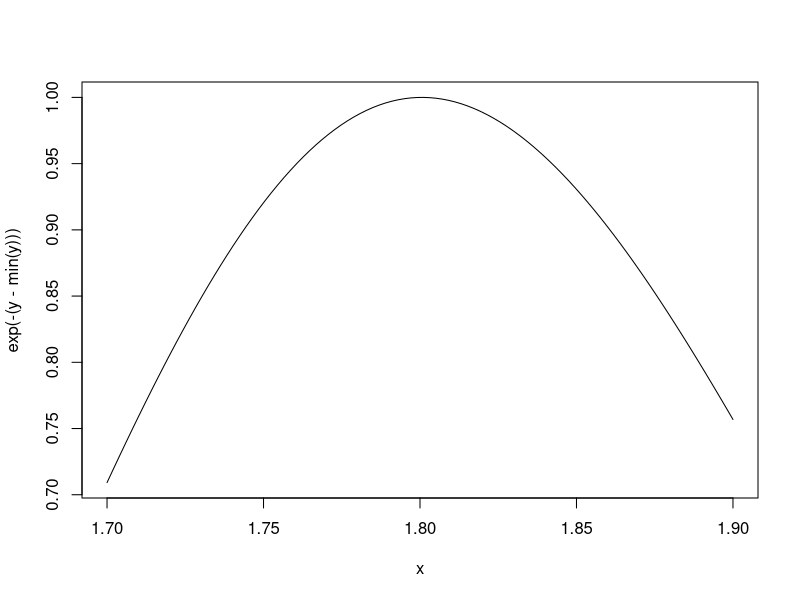
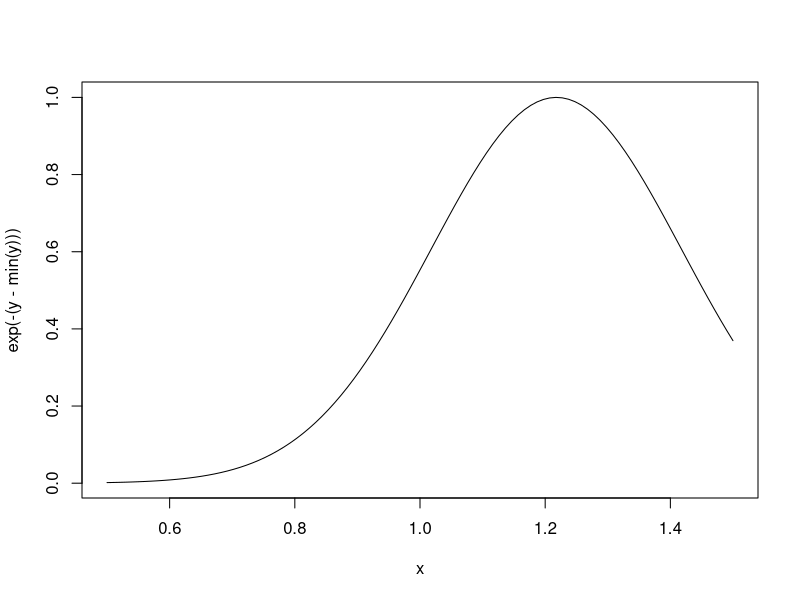

Recreate these plots in R, in order.
## ---- chunk 1
m <- function(x = 0) {
        x * x
}
        
m(2)
## ---- chunk 2
search()
## ---- chunk 3
f <- function(x, y) {
        z <<- 4
        x ^ 2 + y / z
}
z <- 2
f(2,3)
## ---- chunk 4
make.power <- function(n) {
  pow <- function(x) {
    x^n
  }
  pow
}
## ---- chunk 5
cube <- make.power(3)
square <- make.power(2)
cube(3)
square(3)
## ---- chunk 6
ls(environment(cube))

get("n", environment(cube))

ls(environment(square))

get("n", environment(square))
## ---- chunk 7
y <- 10

f <- function(x) {
        y <- 2
        y^2 + g(x)
}

g <- function(x) { 
        x*y
}
## ---- chunk 8
f(3)
## ---- chunk 9
make.NegLogLik <- function(data, fixed=c(FALSE,FALSE)) {
        params <- fixed
        function(p) {
                params[!fixed] <- p
                mu <- params[1]
                sigma <- params[2]
                a <- -0.5*length(data)*log(2*pi*sigma^2)
                b <- -0.5*sum((data-mu)^2) / (sigma^2)
                -(a + b)
        } 
}
## ---- chunk 10
set.seed(1); normals <- rnorm(100, 1, 2)
nLL <- make.NegLogLik(normals)
nLL
function(p) {
                params[!fixed] <- p
                mu <- params[1]
                sigma <- params[2]
                a <- -0.5*length(data)*log(2*pi*sigma^2)
                b <- -0.5*sum((data-mu)^2) / (sigma^2)
                -(a + b)
        }
ls(environment(nLL))
## ---- chunk 11
optim(c(mu = 0, sigma = 1), nLL)$par
## ---- chunk 12
nLL <- make.NegLogLik(normals, c(FALSE, 2))
optimize(nLL, c(-1, 3))$minimum
## ---- chunk 13
nLL <- make.NegLogLik(normals, c(1, FALSE))
optimize(nLL, c(1e-6, 10))$minimum
## ---- chunk 14
nLL <- make.NegLogLik(normals, c(1, FALSE))
x <- seq(1.7, 1.9, len = 100)
y <- sapply(x, nLL)
plot(x, exp(-(y - min(y))), type = "l")

nLL <- make.NegLogLik(normals, c(FALSE, 2))
x <- seq(0.5, 1.5, len = 100)
y <- sapply(x, nLL)
plot(x, exp(-(y - min(y))), type = "l")
